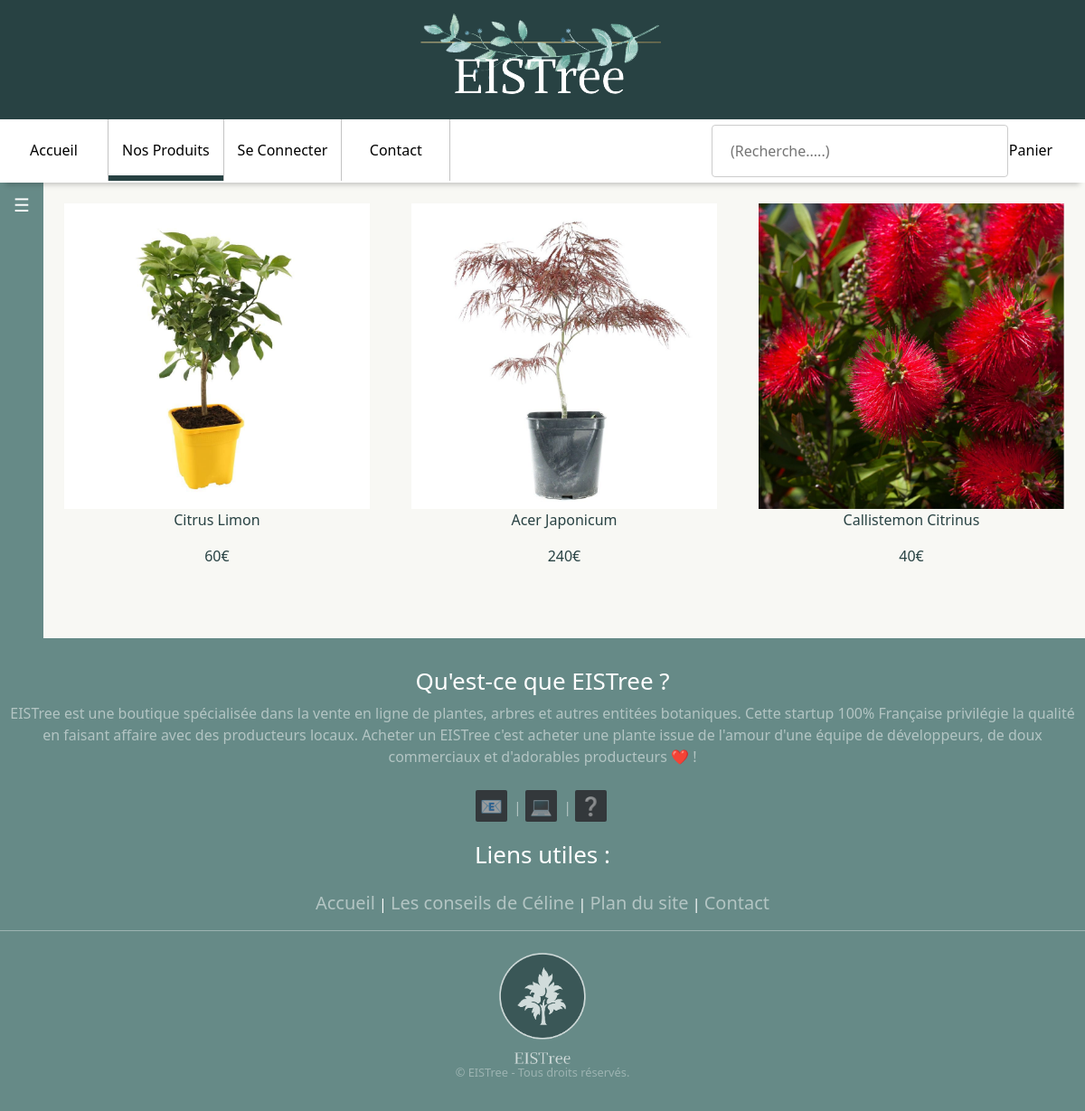
Page /listesproduits/produits.php?cat=arbustes on the committed database.
### tables this page shows
CREATE TABLE IF NOT EXISTS `produits` (
  `id` varchar(50) NOT NULL,
  `nom` text NOT NULL,
  `nomscien` text NOT NULL,
  `img` text NOT NULL,
  `prix` float NOT NULL,
  `description` text,
  `hauteur` text,
  `temp` text,
  `feuillage` text,
  `arrosage` text,
  `floraison` text,
  `luminosite` text,
  `stock` int(11) NOT NULL,
  `categoryid` int(11) NOT NULL,
  KEY `cat_fk` (`categoryid`)
);

### db/categoryQuery.php (called while the page is built, shortened)
<?php
function getCategory($connexion,$catID)
{
    $myKeyword = "%" . $catID . "%";
    $productsSql = "SELECT id from categories where nom LIKE :nom";
    $dataStmt = $connexion->prepare($productsSql);
    $dataStmt->bindParam(':nom', $myKeyword);
    $dataStmt->execute();
    if (!$dataStmt) {
        $_SESSION['errorThrow'] = 'dataBaseError';
    } else {
        $cat = $dataStmt->fetch()['id'];
        $categorySql = "SELECT * from produits WHERE categoryid = :id";
        $categoryStmt = $connexion->prepare($categorySql);
        $categoryStmt->bindParam(':id', $cat);
        $categoryStmt->execute();
        $data = $categoryStmt->fetchAll();
        return(empty($data) ? NULL : $data);
    }
}
?>

### listesproduits/produits.php (the view, shortened to what this page needs)
<?php
require($_SERVER['DOCUMENT_ROOT'] . "/db/categoryQuery.php");
$connexion = connectDB();
if (isset($_GET['cat'])) {
    $catID = htmlspecialchars($_GET['cat']);
    $data = getCategory($connexion, $catID);
} else {
    $addtitle = "Nos produits.";
    $data = queryAll($connexion);
}
include($_SERVER['DOCUMENT_ROOT'] . '/includes/header.php');
include($_SERVER['DOCUMENT_ROOT'] . '/includes/navbar.php');
?>
<div id="page">
    <div class='fondsidepanel'>
        <button class="openbtn" onclick="openNav()">☰</button>
    </div>
    <div id="centerPanel">
        <?php
        if (isset($data) and !empty($data)) {
            $index = 0;
            foreach ($data as $item) {
                if ($index == 0) {
                    echo '<section class="products">';
                }
                $index++;
                echo '<div class="product-card">
                        <a href="/fichesproduits/article.php?id='. $item['id'] .' ">
                        <div class="product-image">
                            <img src="'. $item['img']. '">
                        </div>
                        <div class="product-info">
                            <p> ' . $item['nomscien'] . '</p>
                            <p>'. $item['prix'].'€</p>
                            <p class="stock">Stock : '. $item['stock'] .'</p>
                        </div>
                    </a>
                </div>';
                if ($index == 3) {
                    echo '</section>';
                    $index = 0;
                }
            }
        } else {
            echo "<div> Oops, cette catégorie n'existe pas, ou aucun article n'est disponible !</div>";
        }
        ?>
    </div>
</div>
<?php
include($_SERVER['DOCUMENT_ROOT'].'/includes/footer.php');
?>

### index.css (style rules this page uses)
html, body { margin: 0; width: 100%; }
#page { display: flex; flex-direction: row; height: fit-content; flex: 1 0 auto; width: 100%; min-width: 100%; height: 100%; background: #F8F8F4; min-height: calc(100vh - 601px); }
#page #centerPanel { align-content: center; background: #F8F8F4; width: 100%; text-align: center; display: flex; align-items: center; flex-direction: column; min-height: calc(100vh - 601px); }
.products { display: flex; flex-wrap: wrap; flex-direction: row; }
.product-card { padding: 2%; flex-grow: 1; flex-basis: 17%; }
.product-image img { max-width: 100%; }
.product-card a { text-decoration: none; color: #284243; }
.openbtn { font-size: 20px; cursor: pointer; background-color: #668A87; color: white; padding: 10px 15px; border: none; }
.fondsidepanel { background-color: #668A87; }

### rows in the picture
produits: img (picture), nomscien "Citrus Limon", prix "60"
produits: img (picture), nomscien "Acer Japonicum", prix "240"
produits: img (picture), nomscien "Callistemon Citrinus", prix "40"
